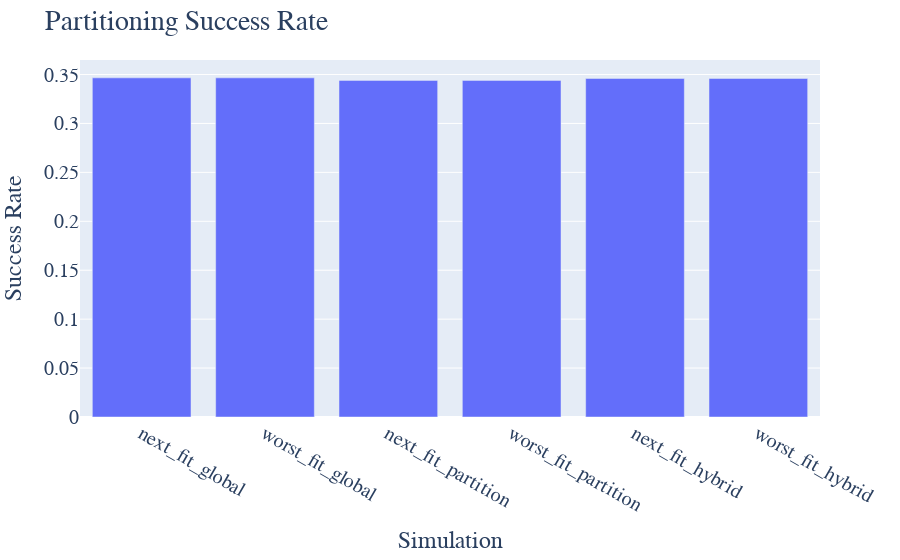

The cell this chart's notebook holds for it:
### Code cell
fig = px.bar(x=partition_ratios.keys(), y=partition_ratios.values())

fig.update_layout(
    title_text="Partitioning Success Rate",
    xaxis_title="Simulation",
    yaxis_title="Success Rate",
    font=dict(
        family="Courier New, monospace",
        size=20,
    )
)

### Figure 1 — Plotly figure (JSON) as saved in the notebook; plotly's stock layout.template omitted (floating-point values rounded to 4 significant figures)
{"data": [{"alignmentgroup": "True", "hovertemplate": "x=%{x}<br>y=%{y}<extra></extra>", "legendgroup": "", "marker": {"color": "#636efa", "pattern": {"shape": ""}}, "name": "", "offsetgroup": "", "orientation": "v", "showlegend": false, "textposition": "auto", "type": "bar", "x": ["next_fit_global", "worst_fit_global", "next_fit_partition", "worst_fit_partition", "next_fit_hybrid", "worst_fit_hybrid"], "xaxis": "x", "y": [0.3466, 0.3466, 0.344, 0.344, 0.346, 0.346], "yaxis": "y"}], "layout": {"barmode": "relative", "font": {"family": "Courier New, monospace", "size": 20}, "legend": {"tracegroupgap": 0}, "margin": {"t": 60}, "title": {"text": "Partitioning Success Rate"}, "xaxis": {"anchor": "y", "domain": [0, 1], "title": {"text": "Simulation"}}, "yaxis": {"anchor": "x", "domain": [0, 1], "title": {"text": "Success Rate"}}}}
